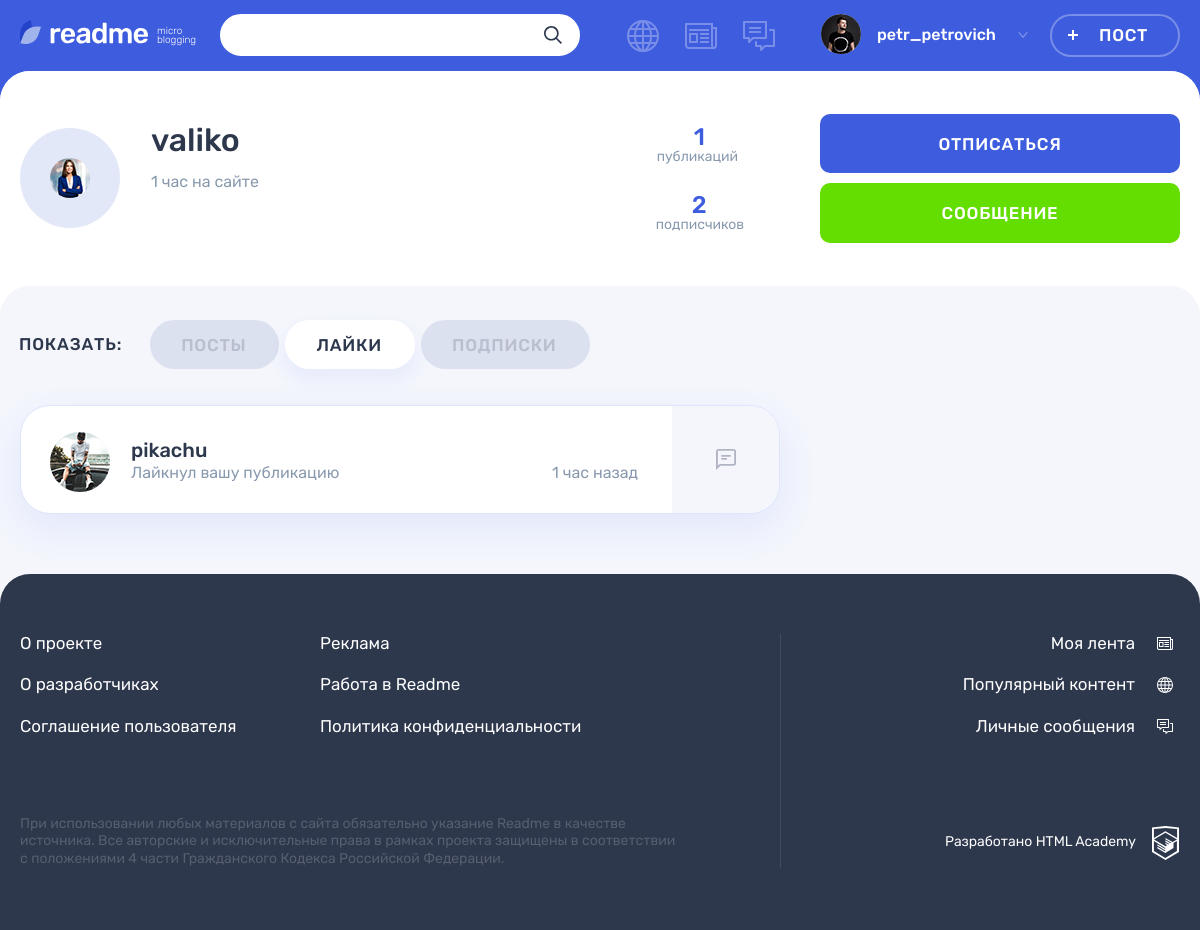
The page /profile.php?user_id=3&tab=likes (signed in) on the database its author committed.
### tables this page shows
CREATE TABLE users (
    id INT PRIMARY KEY NOT NULL AUTO_INCREMENT,
    created_at TIMESTAMP DEFAULT CURRENT_TIMESTAMP,
    email VARCHAR(45) NOT NULL,
    UNIQUE INDEX email_ind (email),
    login VARCHAR(45) NOT NULL,
    UNIQUE INDEX user_login_ind (login),
    password VARCHAR(200),
    avatar VARCHAR(100)
);

CREATE TABLE likes (
    id INT PRIMARY KEY NOT NULL AUTO_INCREMENT,
    user_id INT NOT NULL,
    INDEX user_ind (user_id),
    FOREIGN KEY (user_id)
        REFERENCES users(id)
        ON DELETE CASCADE,

    post_id INT NOT NULL,
    INDEX post_ind (post_id),
    FOREIGN KEY (post_id)
        REFERENCES posts(id)
        ON DELETE CASCADE,

    UNIQUE INDEX user_post_ind (user_id, post_id)
);

### helpers.php (called while the page is built, shortened)
<?php
function get_noun_plural_form(int $number, string $one, string $two, string $many): string
{
    $number = (int)$number;
    $mod10 = $number % 10;
    $mod100 = $number % 100;
    switch (true) {
        case ($mod10 === 1):
            return $one;
    }
}
function include_template($name, array $data = [])
{
    $name = 'templates/' . $name;
    extract($data);
    require $name;
    $result = ob_get_clean();
    return $result;
}
function get_date_interval_format($date, $word)
{
    $current_date = date_create('now');
    $date_interval = date_diff($date, $current_date);
    $week = floor($date_interval->d / 7);
    if ($date_interval->m >= 1) {
        return $date_interval->m . " " . get_noun_plural_form($date_interval->m, 'месяц', 'месяца', 'месяцев') . " " . $word;
    } elseif ($week >= 1) {
        return $week . " " . get_noun_plural_form($week, 'неделя', 'недели', 'недель') . " " . $word;
    } elseif ($date_interval->d >= 1) {
        return $date_interval->d . " " . get_noun_plural_form($date_interval->d, 'день', 'дня', 'дней') . " " . $word;
    } elseif ($date_interval->h >= 1) {
        return $date_interval->h . " " . get_noun_plural_form($date_interval->h, 'час', 'часа', 'часов') . " " . $word;
    };
    return $date_interval->i . " " . get_noun_plural_form($date_interval->i, 'минута', 'минуты', 'минут') . " " . $word;
}
function db_get_query($value, $connect, $sql)
{
    $result = mysqli_query($connect, $sql);
    if ($value == 'all') {
        return mysqli_fetch_all($result, MYSQLI_ASSOC);
    } elseif ($value == 'assoc') {
        return mysqli_fetch_assoc($result);
    } else {
        die("Уточните передаваемые данные");
    };
}
function get_subscribers($user_id, $connect)
{
    $user_subs = [];
    $sql_user_subs_query = "SELECT * FROM subscriptions
    WHERE user_id = '$user_id'";
    $sql_user_subs = db_get_query('all', $connect, $sql_user_subs_query);
    if ($sql_user_subs) {
        foreach ($sql_user_subs as $user_sub) {
            array_push($user_subs, $user_sub['to_user_id']);
        }
        return $user_subs;
    }
}

### auth.php (called while the page is built, shortened)
<?php
if (isset($_SESSION['user'])) {
    $user = $_SESSION['user'];
    $user_id = $user['id'];
} else {
    $is_auth = 0;
    header("Location: /index.php");
    exit();
}

### hashtags.php (called while the page is built)
<?php
require_once('helpers.php');
$connect = db_set_connection();
$sql_hashtag_query = "SELECT hashtags.hashtag, hp.post_id
                      FROM hashtags
                            LEFT JOIN hashtags_posts hp ON hashtags.id = hp.hashtag_id
                            ORDER BY post_id";
$sql_hashtags = db_get_query('all', $connect, $sql_hashtag_query);
$hashtags = [];
foreach ($sql_hashtags as $sql_hashtag) {
    $post_id = $sql_hashtag['post_id'];
    if (empty($hashtags[$post_id])) {
        $hashtags[$post_id] = [];
    }
    array_push($hashtags[$post_id], $sql_hashtag['hashtag']);
}

### add_comment.php (called while the page is built, shortened)
<?php
require_once('helpers.php');
require_once('auth.php');
$errors = [];

### templates/profile-tabs/profile-likes.php (the view, shortened to what this page needs)
<section class="profile__likes tabs__content tabs__content--active">
    <ul class="profile__likes-list">
        <?php foreach ($tab_data as $data): ?>
        <li class="post-mini post-mini--<?php echo $data['classname'];?> post user">
            <div class="post-mini__user-info user__info">
                <div class="post-mini__avatar user__avatar">
                    <a class="user__avatar-link" href="<?php echo('/profile.php' . '?user_id=' . $data['user_id']) . '&tab=posts';?>">
                        <?php if (!empty($data['avatar'])):?>
                        <img class="post-mini__picture user__picture" src="uploads/avatars/<?php echo $data['avatar'];?>" alt="Аватар пользователя">
                        <?php endif;?>
                    </a>
                </div>
                <div class="post-mini__name-wrapper user__name-wrapper">
                    <a class="post-mini__name user__name" href="<?php echo('/profile.php' . '?user_id=' . $data['user_id']) . '&tab=posts';?>">
                        <span><?=$data['login'];?></span>
                    </a>
                    <div class="post-mini__action">
                        <span class="post-mini__activity user__additional">Лайкнул вашу публикацию</span>
                        <time class="post-mini__time user__additional" datetime="<?php echo(date_format(date_create($data['liked_at']), 'c'));?>"><?=get_date_interval_format(date_create($data['liked_at']), 'назад');?></time>
                    </div>
                </div>
            </div>
            <div class="post-mini__preview">
                <a class="post-mini__link" href="<?php echo('/post.php?post_id=' . $data['post_id'])?>" title="Перейти на публикацию">
            <?php if ($data['classname'] === 'photo'):?>
                    <div class="post-mini__image-wrapper">
                        <?php if (!empty($data['picture'])): ?>
                        <img class="post-mini__image" src="uploads/<?php echo $data['picture'];?>" width="109" height="109" alt="Превью публикации">
                        <?php endif;?>
                    </div>
                    <span class="visually-hidden">Фото</span>
                </a>
            </div>
            <?php elseif ($data['classname'] === 'text'):?>
                    <svg class="post-mini__preview-icon" width="20" height="21">
                        <use xlink:href="#icon-filter-text"></use>
                    </svg>
                    <?php endif;?>
                </a>
            </div>
        </li>
        <?php endforeach;?>
    </ul>
</section>

### templates/profile-layout.php (shortened to what this page needs)
<main class="page__main page__main--profile">
    <div class="profile profile--default">
        <div class="profile__user-wrapper">
            <div class="profile__user user container">
                <div class="profile__user-info user__info">
                    <div class="profile__avatar user__avatar">
                        <?php if (!empty($user_data['avatar'])):?>
                        <img class="profile__picture user__picture" src="uploads/avatars/<?php echo($user_data['avatar']);?>" alt="Аватар пользователя">
                        <?php endif;?>
                    </div>
                    <div class="profile__name-wrapper user__name-wrapper">
                        <span class="profile__name user__name"><?=$user_data['login'];?></span>
                        <time class="profile__user-time user__time" datetime="<?php echo(date_format(date_create($user_data['created_at']), 'Y-m-d'));?>"><?=get_date_interval_format(date_create($user_data['created_at']), 'на сайте');?></time>
                    </div>
                </div>
                <div class="profile__rating user__rating">
                    <p class="profile__rating-item user__rating-item user__rating-item--publications">
                        <span class="user__rating-amount"><?=$user_data['total_posts'];?></span>
                        <span class="profile__rating-text user__rating-text">публикаций</span>
                    </p>
                    <p class="profile__rating-item user__rating-item user__rating-item--subscribers">
                        <span class="user__rating-amount"><?=$user_data['total_subs'];?></span>
                        <span class="profile__rating-text user__rating-text">подписчиков</span>
                    </p>
                </div>
                <div class="profile__user-buttons user__buttons">
                    <?php if ($user_id === $profile_user_id):?>
                    <a class="profile__user-button user__button user__button--subscription button button--quartz visually-hidden" href="#"></a>
                    <?php elseif ($user_subs && in_array($profile_user_id, $user_subs)): ?>
                    <a class="profile__user-button user__button user__button--subscription button button--main" href="<?php echo('/subscription.php' . '?user_id=' . $profile_user_id);?>">Отписаться</a>
                    <a class="profile__user-button user__button user__button--writing button button--green" href="#">Сообщение</a>
                    <?php else: ?>
                    <a class="profile__user-button user__button user__button--subscription button button--main" href="<?php echo('/subscription.php' . '?user_id=' . $profile_user_id);?>">Подписаться</a>
                    <?php endif; ?>
                </div>
            </div>
        </div>
        <div class="profile__tabs-wrapper tabs">
            <div class="container">
                <div class="profile__tabs filters">
                    <b class="profile__tabs-caption filters__caption">Показать:</b>
                    <ul class="profile__tabs-list filters__list tabs__list">
                        <li class="profile__tabs-item filters__item">
                            <a class="profile__tabs-link filters__button  tabs__item  button <?php if ($tab === 'posts'):?>filters__button--active tabs__item--active<?php endif;?>" href="<?php echo($url . '?user_id=' . $profile_user_id . '&tab=' . 'posts');?>">Посты</a>
                        </li>
                        <li class="profile__tabs-item filters__item">
                            <a class="profile__tabs-link filters__button tabs__item button <?php if ($tab === 'likes'):?>filters__button--active tabs__item--active<?php endif;?>" href="<?php echo($url . '?user_id=' . $profile_user_id . '&tab=' . 'likes');?>">Лайки</a>
                        </li>
                        <li class="profile__tabs-item filters__item">
                            <a class="profile__tabs-link filters__button tabs__item button <?php if ($tab === 'subscriptions'):?>filters__button--active tabs__item--active<?php endif;?>" href="<?php echo($url . '?user_id=' . $profile_user_id . '&tab=' . 'subscriptions');?>">Подписки</a>
                        </li>
                    </ul>
                </div>
                <div class="profile__tab-content">
                <?=$active_tab;?>
                </div>
            </div>
        </div>
    </div>
</main>

### rows shown on the page
users: avatar (picture), login "valiko", created_at "1 час на сайте"
likes: user.avatar (picture), user.login "pikachu", liked_at "1 час назад"

### other values the page prints
$user_name "petr_petrovich"
$user_data['total_posts'] "1"
$user_data['total_subs'] "2"
